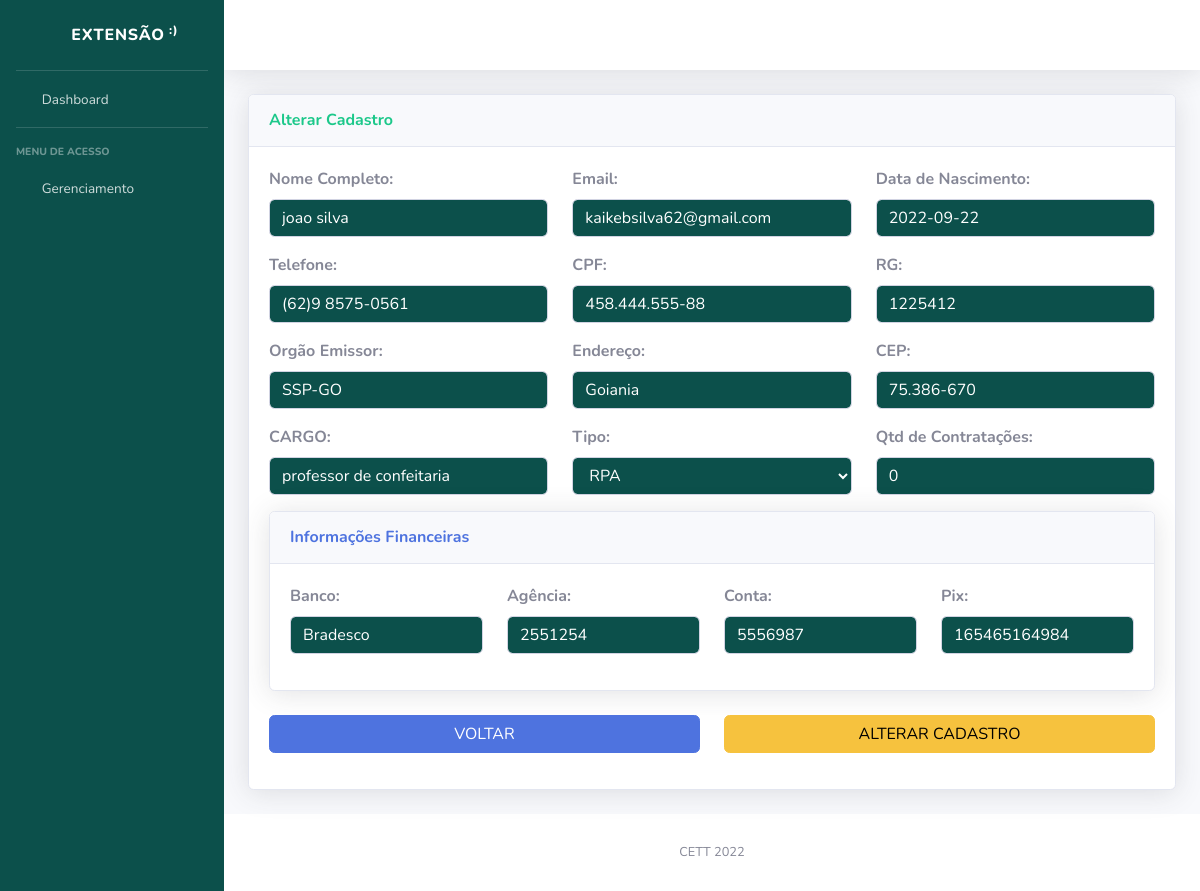
The app's page /editarPessoa/1 with its own data.
### sistema/models/pessoa.py (models this page shows)
class Pessoas(models.Model):
    id = models.AutoField(primary_key=True)
    email = models.CharField(max_length=50)
    nome = models.CharField(max_length=50)
    data_nascimento = models.CharField(max_length=50)
    telefone = models.CharField(max_length=50)
    cpf = models.CharField(max_length=50)
    rg = models.CharField(max_length=50)
    orgao_emissor = models.CharField(max_length=50)
    endereco = models.CharField(max_length=50)
    cep = models.CharField(max_length=50)
    cargo = models.CharField(max_length=50)
    banco = models.CharField(max_length=50)
    agencia = models.CharField(max_length=50)
    conta = models.CharField(max_length=50)
    pix = models.CharField(max_length=50)
    tipo = models.CharField(max_length=50)
    qtd_contratacoes = models.CharField(max_length=11)
    user_camunda = models.CharField(max_length=50)
    class Meta:
        db_table = 'processo_gps_professor'

### sistema/views/siteViews.py (the view)
# urls.py: path("editarPessoa/<codigo>", editarPessoa),
def editarPessoa(request,codigo):
    user = Pessoas.objects.get(id=codigo)
    return render(request,'editar_pessoa.html',{'user':user})

### sistema/templates/editar_pessoa.html (shortened to what this page needs)
{% extends "base.html" %}
{% block content %}
<div class="card shadow mb-4">
    <div class="card-header py-3">
        <h6 class="m-0 font-weight-bold text-success">Alterar Cadastro</h6>
    </div>
    <div class="card-body">
        <form action="/edicaoPessoa" method="POST">{% csrf_token %}
            <div class="form-group row">
                <div class="col-sm-4">
                    <label><b>Nome Completo:</b></label>
                    <input style="background-color: rgb(12, 80, 75); color:#fff;" type="text" class="form-control" id="nome" name="nome" placeholder="" value="{{user.nome}}" required>
                </div>
                <div class="col-sm-4">
                    <label><b>Email:</b></label>
                    <input style="background-color: rgb(12, 80, 75); color:#fff;" type="email" class="form-control" id="email" name="email" value="{{user.email}}" placeholder=""required>
                </div>
                <div class="col-sm-4">
                    <label><b>Data de Nascimento:</b></label>
                    <input style="background-color: rgb(12, 80, 75); color:#fff;" type="text" class="form-control"  value="{{user.data_nascimento}}" id="data_nascimento" name="data_nascimento" placeholder=""required>
                </div>
            </div>
            <div class="form-group row">
                <div class="col-sm-4">
                    <label><b>Telefone:</b></label>
                    <input style="background-color: rgb(12, 80, 75); color:#fff;" type="text" class="form-control" value="{{user.telefone}}" id="telefone" name="telefone" placeholder=""required>
                </div>
                <div class="col-sm-4">
                    <label><b>CPF:</b></label>
                    <input style="background-color: rgb(12, 80, 75); color:#fff;" type="text" class="form-control" value="{{user.cpf}}" id="cpf" name="cpf" placeholder=""required>
                </div>
                <div class="col-sm-4">
                    <label><b>RG:</b></label>
                    <input style="background-color: rgb(12, 80, 75); color:#fff;" type="text" class="form-control" value="{{user.rg}}" id="rg" name="rg" placeholder=""required>
                </div>
            </div>
            <div class="form-group row">
                <div class="col-sm-4">
                    <label><b>Orgão Emissor:</b></label>
                    <input style="background-color: rgb(12, 80, 75); color:#fff;" type="text" class="form-control" value="{{user.orgao_emissor}}" id="orgao_emissor" name="orgao_emissor" placeholder=""required>
                </div>
                <div class="col-sm-4">
                    <label><b>Endereço:</b></label>
                    <input style="background-color: rgb(12, 80, 75); color:#fff;" type="text" class="form-control" value="{{user.endereco}}" id="endereco" name="endereco" placeholder=""required>
                </div>
                <div class="col-sm-4">
                    <label><b>CEP:</b></label>
                    <input style="background-color: rgb(12, 80, 75); color:#fff;" type="text" class="form-control" value="{{user.cep}}" id="cep" name="cep" placeholder=""required>
                </div>
            </div>
            <div class="form-group row">
            <div class="col-sm-4">
                <label><b>CARGO:</b></label>
                <input style="background-color: rgb(12, 80, 75); color:#fff;" type="text" class="form-control" value="{{user.cargo}}" id="cargo" name="cargo" placeholder=""required>
            </div>
            <div class="col-sm-4">
                <label><b>Tipo:</b></label>
                <select required style="background-color: rgb(12, 80, 75); color:#fff;" class="form-control" id="tipo" name="tipo">
                    {% if user.tipo == 'RPA' %}
                    <option selected>RPA</option>
                    {% else %}
                    <option>RPA</option>
                    <option selected>CLT</option>
                    {% endif %}
                  </select>
            </div>
            <div class="col-sm-4">
                <label><b>Qtd de Contratações:</b></label>
                <input style="background-color: rgb(12, 80, 75); color:#fff;" type="text" class="form-control" value="{{user.qtd_contratacoes}}" id="qtd_contratacoes" name="qtd_contratacoes" placeholder=""required>
            </div>
            </div>
            <div class="card shadow mb-4">
                <div class="card-header py-3">
                    <h6 class="m-0 font-weight-bold text-primary">Informações Financeiras</h6>
                </div>
                <div class="card-body">
                    <div class="form-group row">
                        <div class="col-sm-3">
                            <label><b>Banco:</b></label>
                            <input style="background-color: rgb(12, 80, 75); color:#fff;" type="text" value="{{user.banco}}" class="form-control" id="banco" name="banco" placeholder=""required>
                        </div>
                        <div class="col-sm-3">
                            <label><b>Agência:</b></label>
                            <input style="background-color: rgb(12, 80, 75); color:#fff;" type="text" value="{{user.agencia}}" class="form-control" id="agencia" name="agencia" placeholder=""required>
                        </div>
                        <div class="col-sm-3">
                            <label><b>Conta:</b></label>
                            <input style="background-color: rgb(12, 80, 75); color:#fff;" type="text" value="{{user.conta}}" class="form-control" id="conta" name="conta" placeholder=""required>
                        </div>
                        <div class="col-sm-3">
                            <label><b>Pix:</b></label>
                            <input style="background-color: rgb(12, 80, 75); color:#fff;"  type="text" value="{{user.pix}}" class="form-control" id="pix" name="pix" placeholder=""required>
                        </div>
                    </div>
                </div>
            </div>
            <div class="form-group row">
                <div class="col-sm-6">
                    <a href="/gerenciar-pessoas" type="submit" class="btn btn-primary btn-user btn-block" >VOLTAR</a>
                </div>
                <div class="col-sm-6">
                    <button type="submit" class="btn btn-warning btn-user btn-block" style="color:#000000">ALTERAR CADASTRO</button>
                </div>
            </div>
        </form>
    </div>
</div>
{% endblock content %}

### records on screen
Pessoas: nome "joao silva", email "kaikebsilva62@gmail.com", data_nascimento "2022-09-22", telefone "(62)9 8575-0561", cpf "458.444.555-88", rg "1225412", orgao_emissor "SSP-GO", endereco "Goiania", cep "75.386-670", cargo "professor de confeitaria", tipo "RPA", qtd_contratacoes "0", banco "Bradesco", agencia "2551254", conta "5556987", pix "165465164984"
